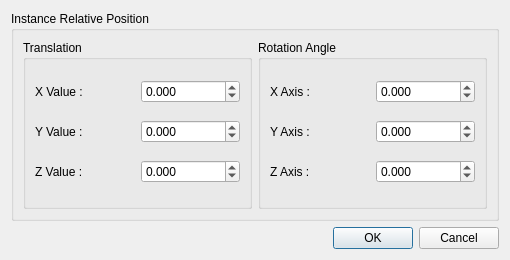
<?xml version="1.0" encoding="UTF-8"?>
<ui version="4.0">
 <class>EditPosition</class>
 <widget class="QDialog" name="EditPosition">
  <property name="geometry">
   <rect>
    <x>0</x>
    <y>0</y>
    <width>510</width>
    <height>260</height>
   </rect>
  </property>
  <property name="windowTitle">
   <string>Edit Position</string>
  </property>
  <property name="windowIcon">
   <iconset>
    <normaloff>../../glcviewer</normaloff>../../glcviewer</iconset>
  </property>
  <layout class="QVBoxLayout">
   <item>
    <widget class="QGroupBox" name="groupBox">
     <property name="title">
      <string>Instance Relative Position</string>
     </property>
     <layout class="QHBoxLayout">
      <item>
       <widget class="QGroupBox" name="groupBox_2">
        <property name="title">
         <string>Translation</string>
        </property>
        <layout class="QVBoxLayout">
         <item>
          <layout class="QHBoxLayout">
           <item>
            <widget class="QLabel" name="label_2">
             <property name="text">
              <string>X Value :</string>
             </property>
            </widget>
           </item>
           <item>
            <widget class="QDoubleSpinBox" name="tx">
             <property name="minimumSize">
              <size>
               <width>83</width>
               <height>0</height>
              </size>
             </property>
             <property name="decimals">
              <number>3</number>
             </property>
             <property name="minimum">
              <double>-200000.000000000000000</double>
             </property>
             <property name="maximum">
              <double>200000.000000000000000</double>
             </property>
             <property name="value">
              <double>0.000000000000000</double>
             </property>
            </widget>
           </item>
          </layout>
         </item>
         <item>
          <layout class="QHBoxLayout">
           <item>
            <widget class="QLabel" name="label_3">
             <property name="text">
              <string>Y Value :</string>
             </property>
            </widget>
           </item>
           <item>
            <widget class="QDoubleSpinBox" name="ty">
             <property name="minimumSize">
              <size>
               <width>83</width>
               <height>0</height>
              </size>
             </property>
             <property name="decimals">
              <number>3</number>
             </property>
             <property name="minimum">
              <double>-200000.000000000000000</double>
             </property>
             <property name="maximum">
              <double>200000.000000000000000</double>
             </property>
            </widget>
           </item>
          </layout>
         </item>
         <item>
          <layout class="QHBoxLayout">
           <item>
            <widget class="QLabel" name="label_4">
             <property name="text">
              <string>Z Value :</string>
             </property>
            </widget>
           </item>
           <item>
            <widget class="QDoubleSpinBox" name="tz">
             <property name="minimumSize">
              <size>
               <width>83</width>
               <height>0</height>
              </size>
             </property>
             <property name="decimals">
              <number>3</number>
             </property>
             <property name="minimum">
              <double>-200000.000000000000000</double>
             </property>
             <property name="maximum">
              <double>200000.000000000000000</double>
             </property>
            </widget>
           </item>
          </layout>
         </item>
        </layout>
       </widget>
      </item>
      <item>
       <widget class="QGroupBox" name="groupBox_3">
        <property name="title">
         <string>Rotation Angle</string>
        </property>
        <layout class="QVBoxLayout">
         <item>
          <layout class="QHBoxLayout">
           <item>
            <widget class="QLabel" name="label_11">
             <property name="text">
              <string>X Axis :</string>
             </property>
            </widget>
           </item>
           <item>
            <widget class="QDoubleSpinBox" name="rx">
             <property name="minimumSize">
              <size>
               <width>83</width>
               <height>0</height>
              </size>
             </property>
             <property name="decimals">
              <number>3</number>
             </property>
             <property name="minimum">
              <double>-200000.000000000000000</double>
             </property>
             <property name="maximum">
              <double>200000.000000000000000</double>
             </property>
             <property name="value">
              <double>0.000000000000000</double>
             </property>
            </widget>
           </item>
          </layout>
         </item>
         <item>
          <layout class="QHBoxLayout">
           <item>
            <widget class="QLabel" name="label_9">
             <property name="text">
              <string>Y Axis :</string>
             </property>
            </widget>
           </item>
           <item>
            <widget class="QDoubleSpinBox" name="ry">
             <property name="minimumSize">
              <size>
               <width>83</width>
               <height>0</height>
              </size>
             </property>
             <property name="decimals">
              <number>3</number>
             </property>
             <property name="minimum">
              <double>-200000.000000000000000</double>
             </property>
             <property name="maximum">
              <double>200000.000000000000000</double>
             </property>
            </widget>
           </item>
          </layout>
         </item>
         <item>
          <layout class="QHBoxLayout">
           <item>
            <widget class="QLabel" name="label_10">
             <property name="text">
              <string>Z Axis :</string>
             </property>
            </widget>
           </item>
           <item>
            <widget class="QDoubleSpinBox" name="rz">
             <property name="minimumSize">
              <size>
               <width>83</width>
               <height>0</height>
              </size>
             </property>
             <property name="decimals">
              <number>3</number>
             </property>
             <property name="minimum">
              <double>-200000.000000000000000</double>
             </property>
             <property name="maximum">
              <double>200000.000000000000000</double>
             </property>
            </widget>
           </item>
          </layout>
         </item>
        </layout>
       </widget>
      </item>
     </layout>
    </widget>
   </item>
   <item>
    <widget class="QDialogButtonBox" name="buttonBox">
     <property name="orientation">
      <enum>Qt::Horizontal</enum>
     </property>
     <property name="standardButtons">
      <set>QDialogButtonBox::Cancel|QDialogButtonBox::Ok</set>
     </property>
    </widget>
   </item>
  </layout>
 </widget>
 <resources>
  <include location="../../glcviewer/application.qrc"/>
 </resources>
 <connections>
  <connection>
   <sender>buttonBox</sender>
   <signal>accepted()</signal>
   <receiver>EditPosition</receiver>
   <slot>accept()</slot>
   <hints>
    <hint type="sourcelabel">
     <x>337</x>
     <y>194</y>
    </hint>
    <hint type="destinationlabel">
     <x>157</x>
     <y>274</y>
    </hint>
   </hints>
  </connection>
  <connection>
   <sender>buttonBox</sender>
   <signal>rejected()</signal>
   <receiver>EditPosition</receiver>
   <slot>reject()</slot>
   <hints>
    <hint type="sourcelabel">
     <x>337</x>
     <y>194</y>
    </hint>
    <hint type="destinationlabel">
     <x>286</x>
     <y>274</y>
    </hint>
   </hints>
  </connection>
 </connections>
</ui>
